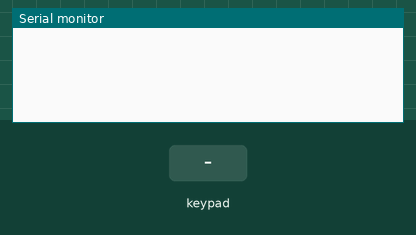
The sketch below on a simulated Arduino Uno, built with avr-gcc and run on an emulated ATmega328P. Parts: the last lines printed to the serial monitor. Inputs (shaded band) come from the test bench.

Above: at 1.2 s.
1.3 s: key '1' pressed
At 1.6 s:
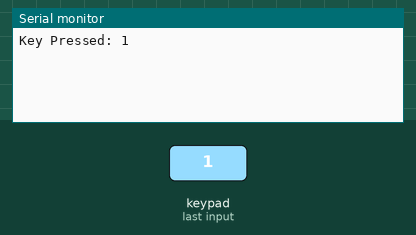
2.8 s: keypad keys 2 3 4 5 # pressed 0.4 s apart
At 5.3 s:
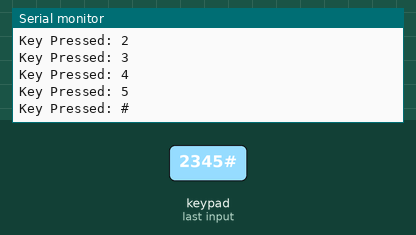
6.3 s: key 'A' pressed
At 7.5 s:
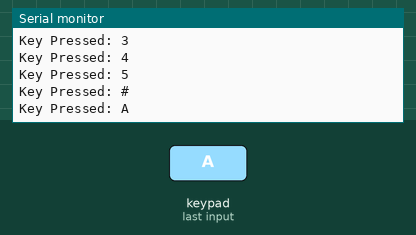
7.8 s: keypad keys 2 3 4 5 * pressed 0.4 s apart
At 9.9 s:
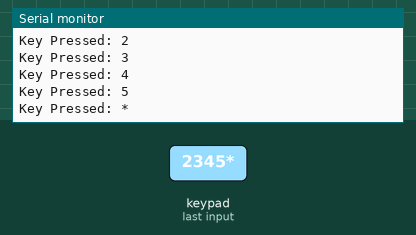
11.3 s: key 'B' pressed
At 12.5 s:
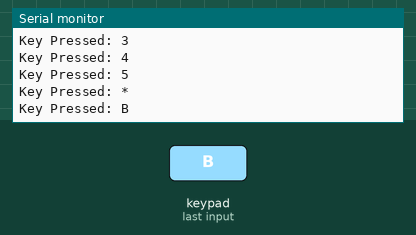
12.8 s: keypad keys 2 3 4 5 D pressed 0.4 s apart
At 15.0 s:
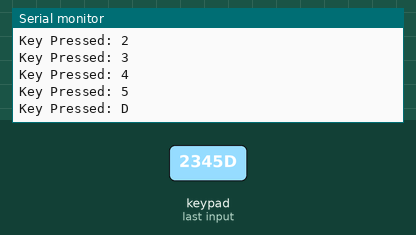
Timing chart, 0 to 16.5 s (numbered marks = the images above; inputs shaded):
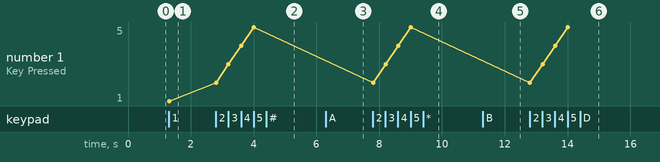

Measured:
- after the input at 1.3 s, the serial monitor: prints a new line at once (image 1)
- after the input at 2.8 s, the serial monitor: prints a new line at once (image 2)
- after the input at 6.3 s, the serial monitor: prints a new line at once (image 3)
- after the input at 7.8 s, the serial monitor: prints a new line at once (image 4)
- after the input at 11.3 s, the serial monitor: prints a new line at once (image 5)
- after the input at 12.8 s, the serial monitor: prints a new line at once (image 6)
- plotted number 1: 1 → 5 after the input at 2.8 s

The sketch:

keypadWithLibrary.ino
```cpp
#include <Adafruit_Keypad.h>

// Define the rows and columns for the keypad
const byte ROWS = 4;  // Number of rows
const byte COLS = 4;  // Number of columns

// Define the keymap
char keys[ROWS][COLS] = {
  {'1', '2', '3', 'A'},
  {'4', '5', '6', 'B'},
  {'7', '8', '9', 'C'},
  {'*', '0', '#', 'D'}
};

// Define the row and column pins
byte rowPins[ROWS] = {2, 3, 4, 5};  // Row pins connected to the Arduino
byte colPins[COLS] = {6, 7, 8, 9};  // Column pins connected to the Arduino

// Create an instance of the keypad
Adafruit_Keypad customKeypad = Adafruit_Keypad(makeKeymap(keys), rowPins, colPins, ROWS, COLS);

void setup() {
  Serial.begin(9600); // Start serial communication
  customKeypad.begin(); // Initialize the keypad
}

void loop() {
  // Check for key events
  customKeypad.tick();

  while (customKeypad.available()) {
    // Get the pressed key
    keypadEvent e = customKeypad.read();

    if (e.bit.EVENT == KEY_JUST_PRESSED) { // When a key is pressed
      Serial.print("Key Pressed: ");
      Serial.println((char)e.bit.KEY);
    }
  }
}
```
